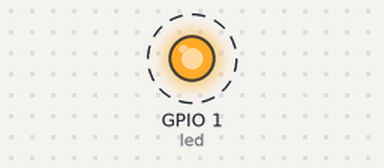
The program below on a simulated ESP32 board running MicroPython. Parts: output pins drawn as LEDs (lit = HIGH). Dashed ring = blinking.

Above: at 0.5 s.
Timing chart, 0 to 4.6 s (numbered marks = the images above):
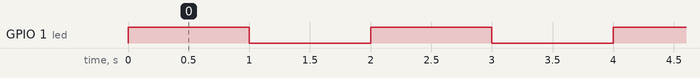

The program:

main.py
```python
"""
 ******************************************************************************
 * @file     main.py
 * @author   team()
 * @version  V1.0
 * @date     2023-12-01
 * @brief    Timer interrupt experiment
 * @license  Copyright (c) 2020-2032,
 ******************************************************************************

 * Purpose of the experiment：Learning timer interrupt

 * Hardware resources and pin allocation：
 * 1, LED --> ESP32S3 IO
 *    LED --> IO1

 * experimental phenomenon
 * 1, Timer every1second controlLEDstate flip。

 * Things to note
 * none

 ******************************************************************************

 ******************************************************************************
"""

from machine import Pin,Timer
import time

"""
 * @brief       Basic timerTIMEXInterrupt service function
 * @param       tim:timer handle
 * @retval      none
"""
def BTMR_TIMEX_INT_IRQHandler(tim):
    led_state = led.value()
    led.value(not led_state)

"""
 * @brief program entry
 * @param None
 * @retval None
"""
if __name__ == '__main__':

    # Initialize the LED and output high level
    led = Pin(1,Pin.OUT,value = 1)
    # Turn on the timer1
    tim = Timer(1)
    # Configure timer1：1000msinterrupt、Loop mode and interrupt callback functionBTMR_TIMEX_INT_IRQHandler
    tim.init(period = 1000, mode = Timer.PERIODIC,callback = BTMR_TIMEX_INT_IRQHandler)
```

Measured:
- by itself, GPIO 1 (led): alternates HIGH for 1.0 s and LOW for 1.0 s
